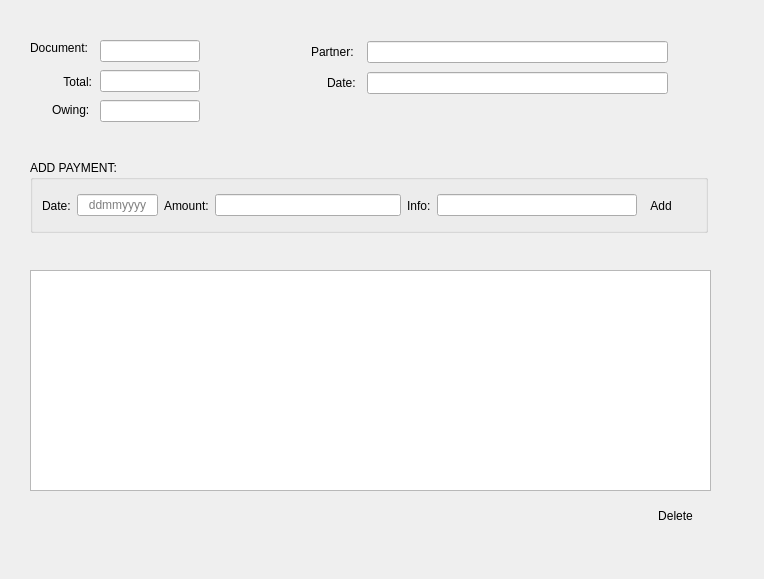
<?xml version="1.0" encoding="UTF-8"?>
<ui version="4.0">
 <class>PaymentsForm</class>
 <widget class="QDialog" name="PaymentsForm">
  <property name="geometry">
   <rect>
    <x>0</x>
    <y>0</y>
    <width>764</width>
    <height>579</height>
   </rect>
  </property>
  <property name="minimumSize">
   <size>
    <width>744</width>
    <height>514</height>
   </size>
  </property>
  <property name="windowTitle">
   <string>Payments</string>
  </property>
  <property name="windowIcon">
   <iconset resource="../app/icons.qrc">
    <normaloff>:/add_payment</normaloff>:/add_payment</iconset>
  </property>
  <property name="styleSheet">
   <string notr="true">font: 10pt &quot;MS Shell Dlg 2&quot;;</string>
  </property>
  <widget class="QTableView" name="view">
   <property name="geometry">
    <rect>
     <x>30</x>
     <y>270</y>
     <width>681</width>
     <height>221</height>
    </rect>
   </property>
  </widget>
  <widget class="QToolButton" name="delete_payment_tool_button">
   <property name="geometry">
    <rect>
     <x>640</x>
     <y>500</y>
     <width>71</width>
     <height>31</height>
    </rect>
   </property>
   <property name="layoutDirection">
    <enum>Qt::LeftToRight</enum>
   </property>
   <property name="styleSheet">
    <string notr="true"/>
   </property>
   <property name="text">
    <string>Delete</string>
   </property>
   <property name="icon">
    <iconset resource="../app/icons.qrc">
     <normaloff>:/delete</normaloff>:/delete</iconset>
   </property>
   <property name="toolButtonStyle">
    <enum>Qt::ToolButtonTextBesideIcon</enum>
   </property>
   <property name="autoRaise">
    <bool>true</bool>
   </property>
  </widget>
  <widget class="QGroupBox" name="groupBox">
   <property name="geometry">
    <rect>
     <x>30</x>
     <y>160</y>
     <width>678</width>
     <height>73</height>
    </rect>
   </property>
   <property name="title">
    <string>ADD PAYMENT:</string>
   </property>
   <widget class="QWidget" name="">
    <property name="geometry">
     <rect>
      <x>12</x>
      <y>28</y>
      <width>637</width>
      <height>35</height>
     </rect>
    </property>
    <layout class="QHBoxLayout" name="horizontalLayout_2">
     <item>
      <widget class="QLabel" name="label">
       <property name="text">
        <string>Date:</string>
       </property>
      </widget>
     </item>
     <item>
      <widget class="QLineEdit" name="date_line_edit">
       <property name="minimumSize">
        <size>
         <width>81</width>
         <height>22</height>
        </size>
       </property>
       <property name="maximumSize">
        <size>
         <width>81</width>
         <height>22</height>
        </size>
       </property>
       <property name="alignment">
        <set>Qt::AlignCenter</set>
       </property>
       <property name="placeholderText">
        <string>ddmmyyyy</string>
       </property>
      </widget>
     </item>
     <item>
      <widget class="QLabel" name="label_6">
       <property name="text">
        <string>Amount:</string>
       </property>
      </widget>
     </item>
     <item>
      <widget class="QLineEdit" name="amount">
       <property name="alignment">
        <set>Qt::AlignCenter</set>
       </property>
      </widget>
     </item>
     <item>
      <widget class="QLabel" name="label_7">
       <property name="text">
        <string>Info:</string>
       </property>
      </widget>
     </item>
     <item>
      <widget class="QLineEdit" name="info_lineedit">
       <property name="minimumSize">
        <size>
         <width>200</width>
         <height>22</height>
        </size>
       </property>
       <property name="maximumSize">
        <size>
         <width>200</width>
         <height>22</height>
        </size>
       </property>
       <property name="alignment">
        <set>Qt::AlignCenter</set>
       </property>
      </widget>
     </item>
     <item>
      <widget class="QToolButton" name="add_payment_tool_button">
       <property name="styleSheet">
        <string notr="true"/>
       </property>
       <property name="text">
        <string>Add</string>
       </property>
       <property name="icon">
        <iconset resource="../app/icons.qrc">
         <normaloff>:/new</normaloff>:/new</iconset>
       </property>
       <property name="iconSize">
        <size>
         <width>24</width>
         <height>24</height>
        </size>
       </property>
       <property name="toolButtonStyle">
        <enum>Qt::ToolButtonTextBesideIcon</enum>
       </property>
       <property name="autoRaise">
        <bool>true</bool>
       </property>
      </widget>
     </item>
    </layout>
   </widget>
  </widget>
  <widget class="QLineEdit" name="document_line_edit">
   <property name="enabled">
    <bool>true</bool>
   </property>
   <property name="geometry">
    <rect>
     <x>100</x>
     <y>40</y>
     <width>100</width>
     <height>22</height>
    </rect>
   </property>
   <property name="minimumSize">
    <size>
     <width>100</width>
     <height>22</height>
    </size>
   </property>
   <property name="maximumSize">
    <size>
     <width>100</width>
     <height>22</height>
    </size>
   </property>
   <property name="acceptDrops">
    <bool>true</bool>
   </property>
   <property name="frame">
    <bool>true</bool>
   </property>
   <property name="alignment">
    <set>Qt::AlignCenter</set>
   </property>
   <property name="readOnly">
    <bool>true</bool>
   </property>
   <property name="cursorMoveStyle">
    <enum>Qt::LogicalMoveStyle</enum>
   </property>
   <property name="clearButtonEnabled">
    <bool>false</bool>
   </property>
  </widget>
  <widget class="QLabel" name="label_2">
   <property name="geometry">
    <rect>
     <x>30</x>
     <y>40</y>
     <width>63</width>
     <height>16</height>
    </rect>
   </property>
   <property name="text">
    <string>Document:</string>
   </property>
  </widget>
  <widget class="QLabel" name="label_5">
   <property name="geometry">
    <rect>
     <x>52</x>
     <y>102</y>
     <width>40</width>
     <height>16</height>
    </rect>
   </property>
   <property name="text">
    <string>Owing:</string>
   </property>
  </widget>
  <widget class="QLineEdit" name="owing_lineedit">
   <property name="geometry">
    <rect>
     <x>100</x>
     <y>100</y>
     <width>100</width>
     <height>22</height>
    </rect>
   </property>
   <property name="minimumSize">
    <size>
     <width>100</width>
     <height>22</height>
    </size>
   </property>
   <property name="maximumSize">
    <size>
     <width>100</width>
     <height>22</height>
    </size>
   </property>
   <property name="alignment">
    <set>Qt::AlignCenter</set>
   </property>
   <property name="readOnly">
    <bool>true</bool>
   </property>
  </widget>
  <widget class="QLabel" name="label_4">
   <property name="geometry">
    <rect>
     <x>41</x>
     <y>72</y>
     <width>51</width>
     <height>20</height>
    </rect>
   </property>
   <property name="text">
    <string>Total:</string>
   </property>
   <property name="alignment">
    <set>Qt::AlignRight|Qt::AlignTrailing|Qt::AlignVCenter</set>
   </property>
  </widget>
  <widget class="QLineEdit" name="total_linedit">
   <property name="geometry">
    <rect>
     <x>100</x>
     <y>70</y>
     <width>100</width>
     <height>22</height>
    </rect>
   </property>
   <property name="minimumSize">
    <size>
     <width>100</width>
     <height>22</height>
    </size>
   </property>
   <property name="maximumSize">
    <size>
     <width>100</width>
     <height>22</height>
    </size>
   </property>
   <property name="alignment">
    <set>Qt::AlignCenter</set>
   </property>
   <property name="readOnly">
    <bool>true</bool>
   </property>
  </widget>
  <widget class="QWidget" name="">
   <property name="geometry">
    <rect>
     <x>327</x>
     <y>71</y>
     <width>341</width>
     <height>24</height>
    </rect>
   </property>
   <layout class="QHBoxLayout" name="horizontalLayout">
    <item>
     <widget class="QLabel" name="label_3">
      <property name="text">
       <string>Date:</string>
      </property>
     </widget>
    </item>
    <item>
     <widget class="QLineEdit" name="document_date_line_edit">
      <property name="enabled">
       <bool>true</bool>
      </property>
      <property name="minimumSize">
       <size>
        <width>301</width>
        <height>22</height>
       </size>
      </property>
      <property name="maximumSize">
       <size>
        <width>301</width>
        <height>22</height>
       </size>
      </property>
      <property name="alignment">
       <set>Qt::AlignCenter</set>
      </property>
      <property name="readOnly">
       <bool>true</bool>
      </property>
     </widget>
    </item>
   </layout>
  </widget>
  <widget class="QWidget" name="">
   <property name="geometry">
    <rect>
     <x>311</x>
     <y>40</y>
     <width>357</width>
     <height>24</height>
    </rect>
   </property>
   <layout class="QHBoxLayout" name="horizontalLayout_3">
    <item>
     <widget class="QLabel" name="label_1">
      <property name="text">
       <string>Partner:</string>
      </property>
     </widget>
    </item>
    <item>
     <widget class="QLineEdit" name="partner_line_edit">
      <property name="enabled">
       <bool>true</bool>
      </property>
      <property name="minimumSize">
       <size>
        <width>301</width>
        <height>22</height>
       </size>
      </property>
      <property name="maximumSize">
       <size>
        <width>301</width>
        <height>22</height>
       </size>
      </property>
      <property name="font">
       <font>
        <family>MS Shell Dlg 2</family>
        <pointsize>10</pointsize>
        <weight>50</weight>
        <italic>false</italic>
        <bold>false</bold>
       </font>
      </property>
      <property name="mouseTracking">
       <bool>true</bool>
      </property>
      <property name="alignment">
       <set>Qt::AlignCenter</set>
      </property>
      <property name="readOnly">
       <bool>true</bool>
      </property>
     </widget>
    </item>
   </layout>
  </widget>
 </widget>
 <tabstops>
  <tabstop>date_line_edit</tabstop>
  <tabstop>amount</tabstop>
  <tabstop>info_lineedit</tabstop>
  <tabstop>add_payment_tool_button</tabstop>
  <tabstop>total_linedit</tabstop>
  <tabstop>owing_lineedit</tabstop>
  <tabstop>partner_line_edit</tabstop>
  <tabstop>document_line_edit</tabstop>
  <tabstop>document_date_line_edit</tabstop>
  <tabstop>view</tabstop>
  <tabstop>delete_payment_tool_button</tabstop>
 </tabstops>
 <resources>
  <include location="../app/icons.qrc"/>
 </resources>
 <connections/>
</ui>
